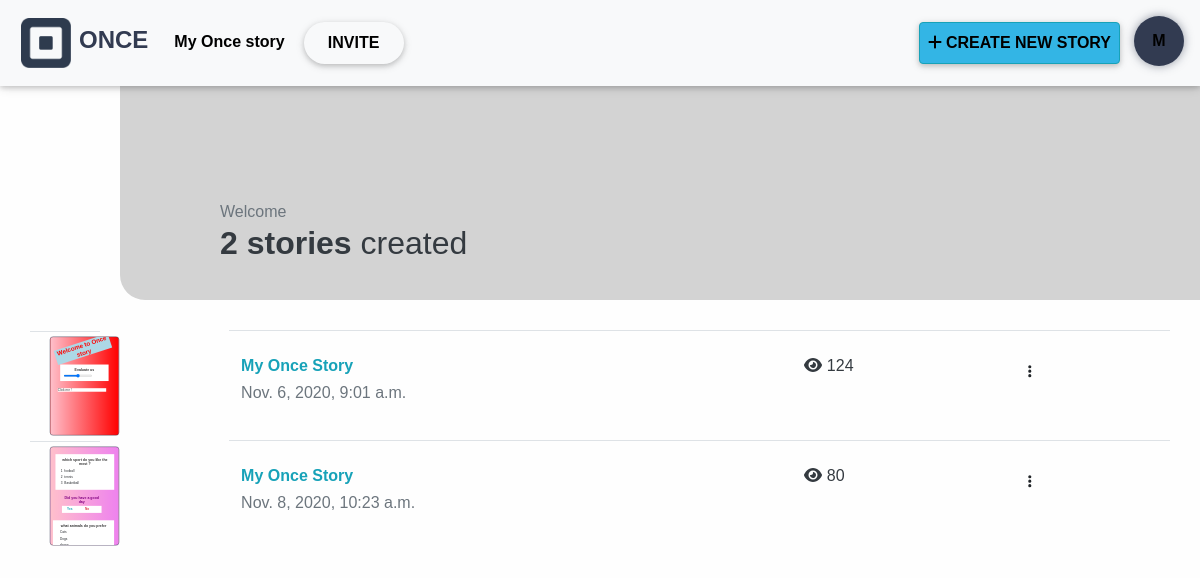
/storiesList/ (signed in), run on an earlier commit of the app's database.
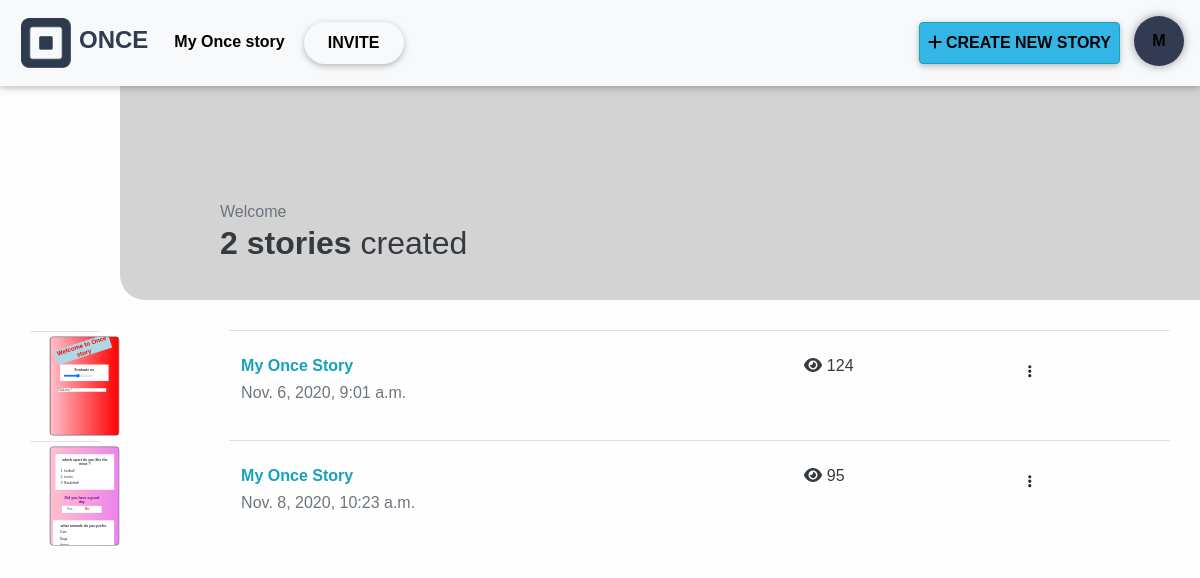
And on a later commit of the database.
### clone_app/models.py (models this page shows)
class storiesSet(models.Model):
    user = models.ForeignKey(User, on_delete=models.CASCADE)
    code = models.CharField(max_length=10, blank=True, null=True)
    storiesSet = models.ManyToManyField(story)
    date = models.DateTimeField(auto_now_add=True, blank=True, null=True)
    name = models.CharField(max_length=500, default="My Once Story")
    product = models.CharField(max_length=500, null=True, blank=True)
    handle = models.CharField(max_length=500, null=True, blank=True)
    title = models.CharField(max_length=500, null=True, blank=True)
    description = models.TextField(null=True, blank=True)
    price = models.FloatField(max_length=500, null=True, blank=True)
    src = models.TextField(null=True, blank=True)
    views = models.IntegerField(default=0)
    def getFirstStory(self):
        try:
            return self.storiesSet.all()[0]
        except:
            return False

### clone_app/views.py (the view)
# urls.py: path('storiesList/',views.storiesList,name="storiesList"),
def storiesList(request):
    if not request.user.is_authenticated:
        return redirect('login')
    stories = storiesSet.objects.filter(user=request.user)
    context = {
        'stories': stories
    }
    return render(request, 'list.html', context)

### clone_app/templates/list.html (shortened to what the changed rows need)
{% load static %}
<html class="no-js" lang="zxx">
<head>
    <link rel="stylesheet" href="{% static 'css/mdb.min.css' %}">
    <link rel="stylesheet" href="{% static 'css/fontawesome-free.css' %}">
    <link rel="stylesheet" href="{% static 'css/bootstrap.min.css' %}">
    <link rel="stylesheet" href="{% static 'css/swiper.css' %}">
    <link rel="stylesheet" href="{% static 'css/emojionearea.min.css' %}">
    <link rel="stylesheet" href="{% static 'css/trumbowyg.scss' %}">
    <link rel="stylesheet" href="{% static 'css/trumbowyg.giphy.scss' %}">
</head>
<body>
    <div id="header">
        <div class="stories_num">
            <h2 class="text-dark"><span class="text-dark bold">{{stories.count}} {%if stories.count == 1%}story{%else%}stories{%endif%}</span> created</h2>
        </div>
    </div>
    <div class="section">
        <table class="table table-hover">
            {% for story in stories %}
                <tr class="redirecting">
                    <td>
                        <div class="contentcard">
                            <div class="innerStoryCard" style="position: relative; overflow:hidden; background: {{story.getFirstStory.background}};">
                                {% for component in story.getFirstStory.components.all %}
                                    <div class="editableContainerAbsoluteContainer">
                                        <div id="{{component.type}}_{{component.id}}" style="width: {{component.width}}; height: {{component.height}}; top: {{component.top}}; left: {{component.left}}; transform: translate(-50%, -50%) rotate({{component.rotation}});" class="editable-container">
                                            {% if component.type == 'image' %}
                                                <img class="image-fluid" src="{{component.image.url}}" alt="">
                                            {% elif component.type == 'text' or component.type == 'block' %}
                                                {% autoescape off %}
                                                    {{component.html}}
                                                {% endautoescape %}
                                            {% elif component.type == 'range' %}
                                                <div style="background: {{component.background}};" class="engage-card p-3">
                                                    <h6 style="color: {{component.color}};" class="text-center bold includeText">{{component.title}}</h6>
                                                    <input class="rangeSlider" type="range">
                                                </div>
                                            {% elif component.type == 'yesNo' %}
                                                <div class="p-3">
                                                    <h6 style="color: {{component.color}};" class="text-center bold includeText">{{component.title}}</h6>
                                                    <div style="background: {{component.background}}" class="nav nav-yesno-answers d-flex m-1 p-2">
                                                        <li class="yesNoAns yesAnswer nav-item col-6 text-info bold">Yes</li>
                                                        <li class="yesNoAns noAnswer nav-item col-6 text-danger bold">No</li>
                                                    </div>
                                                </div>
                                            {% elif component.type == 'button' %}
                                                <div onclick="window.location.replace('{{component.href}}')" style="cursor: pointer; background: {{component.background}}; color: {{component.color}};" class="clickmebtn includeText">Click me !</div>
                                            {% elif component.type == 'emoji' %}
                                                <img class="emojioneemoji" src="{{component.src}}" alt="">
                                            {% elif component.type == 'sticker' or component.type == 'gif' %}
                                                <figure>
                                                    <img class="image-fluid" src="{{component.src}}" alt="">
                                                </figure>
                                            {% elif component.type == 'unsplash' %}
                                                <img class="image-fluid" src="{{component.src}}" alt="">
                                            {% elif component.type == 'check' %}
                                                <div style="background: {{component.background}};" class="engage-card check-card p-3">
                                                    <h6 style="color: {{component.color}};" class="text-center bold includeText">{{component.title}}</h6>
                                                    <div class="choices">
                                                        {% for choice in component.choices.all %}
                                                            <div id="choice_{{choice.id}}" class="card-choice d-flex justify-content-between pr-2 m-1">
                                                                <div class="d-flex">
                                                                    <div class="card-choice-title m-1 includeText">{{choice.title}}</div>
                                                                </div>
                                                            </div>
                                                        {% endfor %}
                                                    </div>
                                                </div>
                                            {% elif component.type == 'radio' %}
                                                <div style="background: {{component.background}};" class="engage-card radio-card p-3">
                                                    <h6 style="color: {{component.color}};" class="text-center bold includeText">{{component.title}}</h6>
                                                    <div class="choices">
                                                        {% for choice in component.choices.all %}
                                                            <div id="choice_{{choice.id}}" class="card-choice d-flex justify-content-between pr-2 m-1">
                                                                <div class="d-flex">
                                                                    <div class="card-choice-title m-1 includeText">{{choice.title}}</div>
                                                                </div>
                                                            </div>
                                                        {% endfor %}
                                                    </div>
                                                </div>
                                            {% endif %}
                                        </div>
                                    </div>
                                {% endfor %}
                            </div>
                        </div>
                    </td>
                    <td>
                        <h6 class="text-info bold"><a href="{% url 'create-story' story.id %}" class="text-info">{{story.name}}</a></h6>
                        <h6 class="text-muted">{{story.date}}</h6>
                    </td>
                    <td>
                        <h6 class="text-dark">
                            <i class="fas fa-eye"></i>
                            {{story.views}}
                        </h6>
                    </td>
                    <td>
                        <a data-toggle="dropdown" class="nav-link"><i class="fas fa-ellipsis-v"></i></a>
                    </td>
                </tr>
            {%endfor%}
        </table>
    </div>
</body>
</html>

What changed in the data, as far as the page shows it:
changed storiesSet "Nov. 8, 2020, 10:23 a.m.": views "80" → "95"
